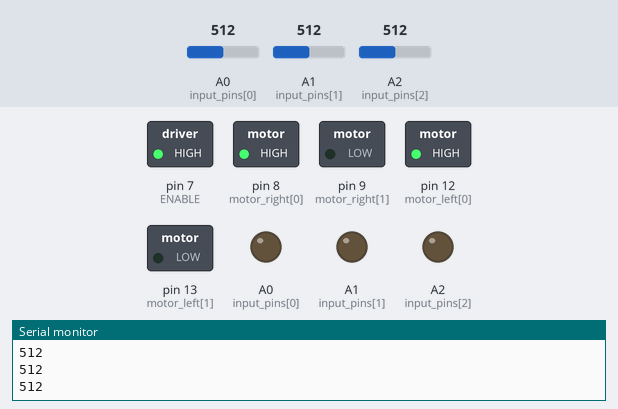
A sketch run on a simulated Arduino Uno, built with avr-gcc and run on an emulated ATmega328P. On the bench: switched loads named in the sketch (green lamp = pin HIGH), output pins drawn as LEDs (lit = HIGH), the last lines printed to the serial monitor. Inputs (shaded band) come from the test bench; at power-on: A1 (input_pins[1]) = 512, A0 (input_pins[0]) = 512, A2 (input_pins[2]) = 512.

Above: at 1.2 s.
1.3 s: A1 (input_pins[1]) set to 105
2.8 s: A1 (input_pins[1]) set to 92
At 4.0 s:
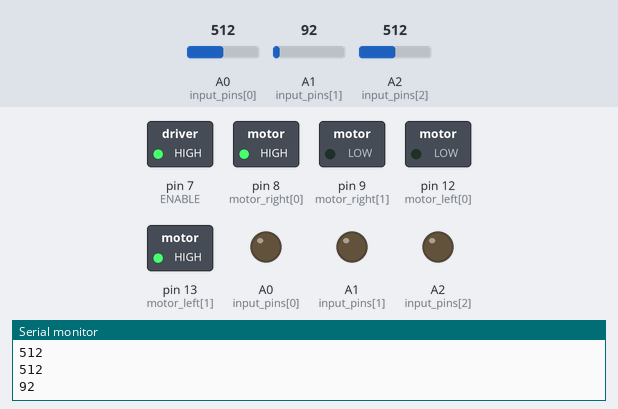
4.3 s: A0 (input_pins[0]) set to 111
5.8 s: A0 (input_pins[0]) set to 89
At 6.4 s:
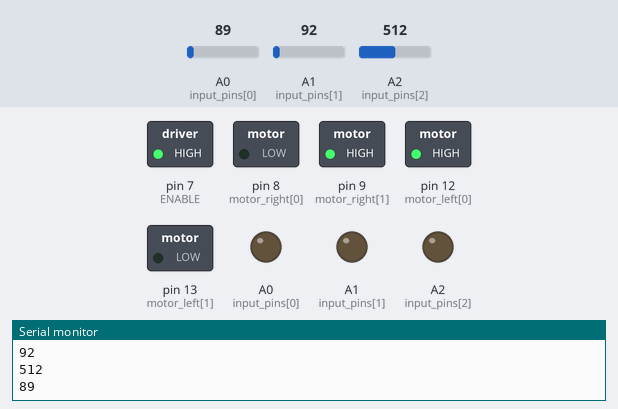
7.3 s: A2 (input_pins[2]) set to 110
8.8 s: A2 (input_pins[2]) set to 95
At 9.9 s:
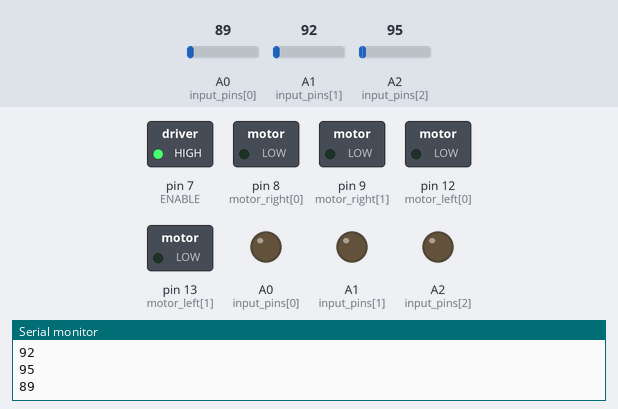
Timing chart, 0 to 11.3 s (numbered marks = the images above; inputs shaded):
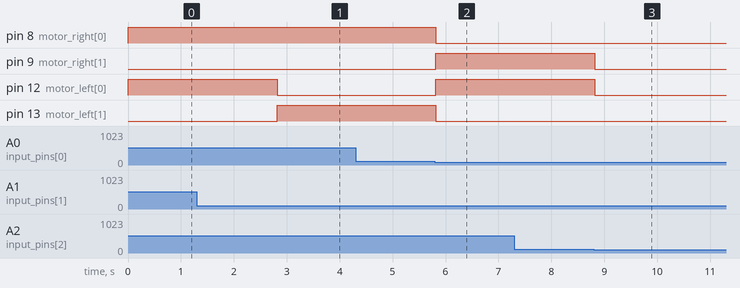

Measured:
- the behaviour switches between 101 and 100 on A1 (input_pins[1]) (found by bisection; images 0 and 1)
- the behaviour switches between 101 and 100 on A0 (input_pins[0]) (found by bisection; images 1 and 2)
- the behaviour switches between 101 and 100 on A2 (input_pins[2]) (found by bisection; images 2 and 3)
- after the input at 2.8 s, pin 12 (motor_left[0]): HIGH → LOW at once; pin 13 (motor_left[1]): LOW → HIGH at once
- after the input at 5.8 s, pin 8 (motor_right[0]), pin 13 (motor_left[1]): HIGH → LOW at once; pin 9 (motor_right[1]), pin 12 (motor_left[0]): LOW → HIGH at once
- after the input at 8.8 s, pin 9 (motor_right[1]), pin 12 (motor_left[0]): HIGH → LOW at once

The sketch:

motor_stufff.ino
```cpp
// --------------------------------------------------------------------------- Motors
int motor_left[] = {12, 13};
int motor_right[] = {8, 9};
int input_pins[] = {A0, A1, A2};
int vals[3];
int ENABLE = 7;
unsigned char ena = HIGH;
// --------------------------------------------------------------------------- Setup
void setup() {
Serial.begin(9600);

// Setup motors
int i;
for(i = 0; i < 2; i++){
pinMode(motor_left[i], OUTPUT);
pinMode(motor_right[i], OUTPUT);
}
pinMode(ENABLE, OUTPUT);
for (int i = 0; i < 3;i++)
{
   pinMode(input_pins[i], OUTPUT);
}
digitalWrite(ENABLE, HIGH);

}
// --------------------------------------------------------------------------- Loop
void loop() {
for(char i = 0; i<3; i++)
{
  vals[i] = analogRead(input_pins[i]);
  Serial.println(vals[i]);

}

if(vals[1] > 100)
{
  drive_forward();
}
else
{
  if(vals[0] >100)
  {
   turn_left();
  }
  else if(vals[2] > 100){
    turn_right();
  }
  else{
     motor_stop();
  }
}
  /*
Serial.println("1");
drive_forward();
delay(1000);
motor_stop();


Serial.println("2");
drive_backward();
delay(1000);
motor_stop();

Serial.println("3");
turn_left();
delay(1000);
motor_stop();

Serial.println("4");
turn_right();
delay(1000);
motor_stop();

Serial.println("5");
motor_stop();
delay(1000);
motor_stop();*/
}

// --------------------------------------------------------------------------- Drive

void motor_stop(){
digitalWrite(motor_left[0], LOW);
digitalWrite(motor_left[1], LOW);

digitalWrite(motor_right[0], LOW);
digitalWrite(motor_right[1], LOW);
delay(25);
}

void drive_forward(){
digitalWrite(motor_left[0], HIGH);
digitalWrite(motor_left[1], LOW);

digitalWrite(motor_right[0], HIGH);
digitalWrite(motor_right[1], LOW);
}

void drive_backward(){
digitalWrite(motor_left[0], LOW);
digitalWrite(motor_left[1], HIGH);

digitalWrite(motor_right[0], LOW);
digitalWrite(motor_right[1], HIGH);
}

void turn_left(){
digitalWrite(motor_left[0], LOW);
digitalWrite(motor_left[1], HIGH);

digitalWrite(motor_right[0], HIGH);
digitalWrite(motor_right[1], LOW);
}

void turn_right(){
digitalWrite(motor_left[0], HIGH);
digitalWrite(motor_left[1], LOW);

digitalWrite(motor_right[0], LOW);
digitalWrite(motor_right[1], HIGH);
}
```
